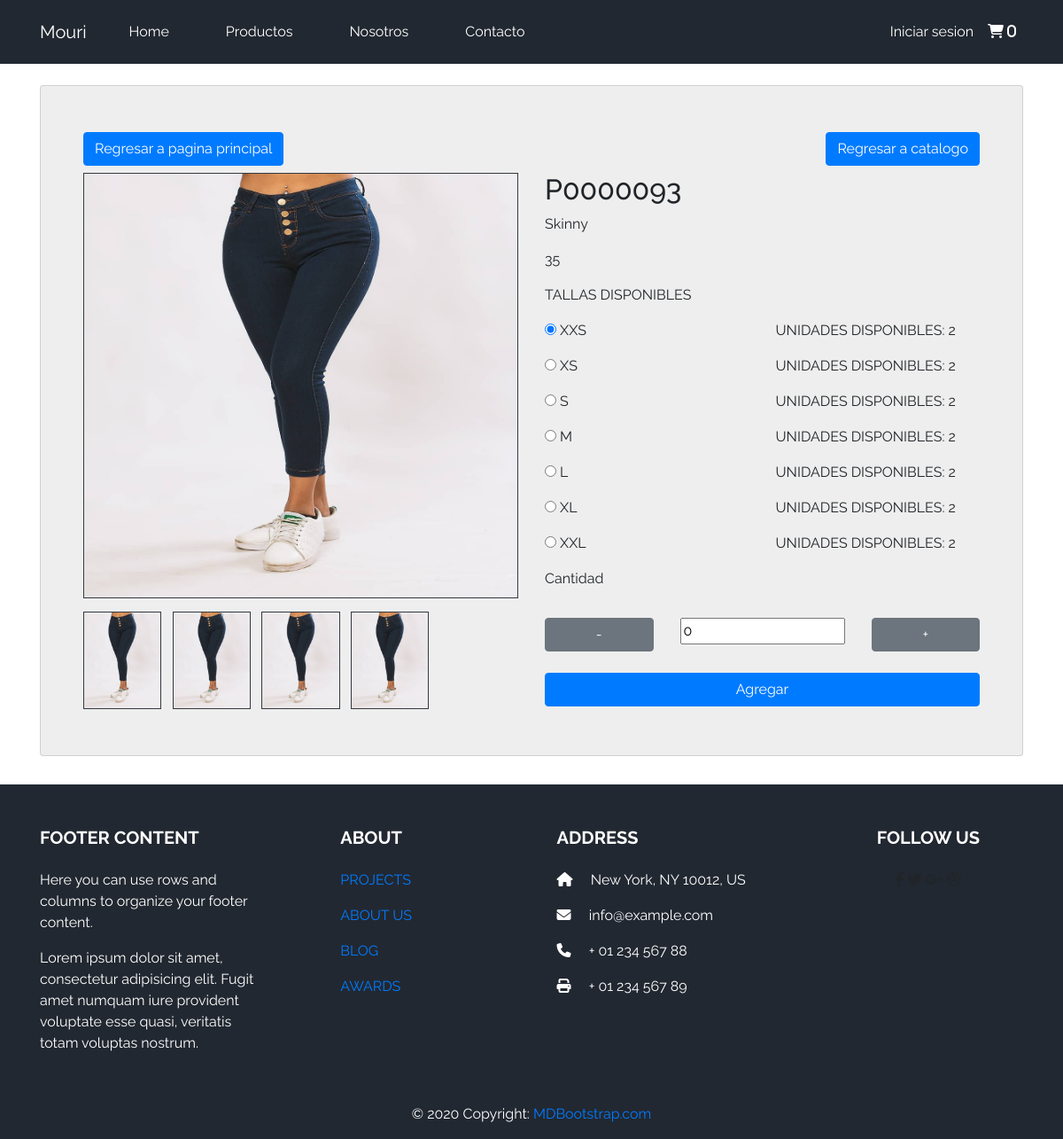
The page /?c=main&a=productDetail&id=P0000093 on the database its author committed.
### tables this page shows
CREATE TABLE `products` (
  `PRODUCT_ID` varchar(250) NOT NULL,
  `PRODUCT_CATEGORY_ID` int(11) NOT NULL,
  `COLOR_ID` int(11) NOT NULL,
  `PRODUCT_NAME` varchar(250) NOT NULL,
  `PRODUCT_DESCRIPTION` varchar(250) NOT NULL,
  `STOCK_SIZE_XXS` int(11) NOT NULL,
  `STOCK_SIZE_XS` int(11) NOT NULL,
  `STOCK_SIZE_S` int(11) NOT NULL,
  `STOCK_SIZE_M` int(11) NOT NULL,
  `STOCK_SIZE_L` int(11) NOT NULL,
  `STOCK_SIZE_XL` int(11) NOT NULL,
  `STOCK_SIZE_XXL` int(11) NOT NULL,
  `PRODUCT_IMAGE_1` varchar(200) NOT NULL,
  `PRODUCT_IMAGE_2` varchar(200) NOT NULL,
  `PRODUCT_IMAGE_3` varchar(200) NOT NULL,
  `PRODUCT_IMAGE_4` varchar(200) NOT NULL,
  `PRODUCT_PRICE` int(11) NOT NULL,
  `DT_REGISTRY` datetime NOT NULL DEFAULT current_timestamp(),
  `DT_UPDATE` datetime DEFAULT NULL
);

### model/database.php (called while the page is built)
<?php
class Database
{
    public static function StartUp()
    {
        $host = 'localhost';
        $db = 'proyecto_evo';
        $user = 'root';
        $password = 'root';
        $pdo = new PDO('mysql:host=' . $host . ';dbname=' . $db . ';charset=utf8', $user, $password);
        $pdo->setAttribute(PDO::ATTR_ERRMODE, PDO::ERRMODE_EXCEPTION);
        return $pdo;
    }
}

### model/dao/Product.dao.php (called while the page is built, shortened)
<?php
class ProductDao
{
    private $pdo;
    public function __construct()
    {
        try {
            $this->pdo = Database::StartUp();
        } catch (Exception $e) {
            die($e->getMessage());
        }
    }
    public function getProductDetailById($id)
    {
        try {
            $stm = $this->pdo->prepare("SELECT * FROM products WHERE PRODUCT_ID = ?");
            $stm->execute(array($id));
            return $stm->fetchAll(PDO::FETCH_OBJ);
        } catch (Exception $e) {
            die($e->getMessage());
        }
    }
}

### view/main/productDetailPage.php (the view, shortened to what this page needs)
<div class="content">
    <form id="form" action="?c=Session&a=addToCart" method="post">
        <div class="container">
            <div class="card card_1">
                <div class="row my-1">
                    <div class="col">
                        <a href="?c=main&a=index" class="btn btn-primary float-left">Regresar a pagina principal</a>
                    </div>
                    <div class="col">
                        <a href="?c=main&a=productCatalog" class="btn btn-primary float-right">Regresar a catalogo</a>
                    </div>
                </div>
                <div class="row my-1">
                    <div class="preview col-md-6">
                        <div class="preview-pic tab-content">
                            <div class="tab-pane active" id="pic-1">
                                <img src="assets/productImages/<?php echo $producto[0]->PRODUCT_IMAGE_1 ?>" class="imagen_detalle border border-dark img-fluid" style="height:60vh" alt="Imagen" />
                            </div>
                            <ul class="preview-thumbnail nav nav-tabs">
                                <li class="active"><a data-target="#pic-1" data-toggle="tab"> <img src="assets/productImages/<?php echo $producto[0]->PRODUCT_IMAGE_1 ?>" class="imagen_detalle border border-dark img-fluid" /></a></li>
                                <li><a data-target="#pic-2" data-toggle="tab"> <img src="assets/productImages/<?php echo $producto[0]->PRODUCT_IMAGE_2 ?>" class="imagen_detalle  border border-dark img-fluid" /></a></li>
                                <li><a data-target="#pic-3" data-toggle="tab"> <img src="assets/productImages/<?php echo $producto[0]->PRODUCT_IMAGE_3 ?>" class="imagen_detalle  border border-dark img-fluid" /></a></li>
                                <li><a data-target="#pic-4" data-toggle="tab"> <img src="assets/productImages/<?php echo $producto[0]->PRODUCT_IMAGE_4 ?>" class="imagen_detalle  border border-dark img-fluid" /></a></li>
                            </ul>
                        </div>
                    </div>
                    <div class="col-md-6">
                        <h2><?php echo $producto[0]->PRODUCT_ID ?></h2>
                        <p><?php echo $producto[0]->PRODUCT_NAME ?></p>
                        <p><?php echo $producto[0]->PRODUCT_PRICE ?></p>
                        <p>TALLAS DISPONIBLES</p>
                        <?php
                        if ($producto[0]->STOCK_SIZE_XXS > 0) { ?>
                            <div class="row">
                                <div class="col">
                                    <input type="radio" id="xxs" name="size" value="XXS" checked>
                                    <label for="xxs" data-toggleXXtooltip" data-placement="top" title="<?php echo ($producto[0]->STOCK_SIZE_SSS) ?>">XXS</label><br>
                                </div>
                                <div class="col">
                                    <p><?php echo "UNIDADES DISPONIBLES: " . $producto[0]->STOCK_SIZE_XXS ?></p>
                                </div>
                            </div>
                        <?php
                        }
                        ?>
                        <?php
                        if ($producto[0]->STOCK_SIZE_XS > 0) { ?>
                            <div class="row">
                                <div class="col">
                                    <input type="radio" id="xs" name="size" value="XS">
                                    <label for="xs">XS</label><br>
                                </div>
                                <div class="col">
                                    <p><?php echo "UNIDADES DISPONIBLES: " .  $producto[0]->STOCK_SIZE_XS ?></p>
                                </div>
                            </div>
                        <?php
                        }
                        ?>
                        <?php
                        if ($producto[0]->STOCK_SIZE_S > 0) { ?>
                            <div class="row">
                                <div class="col">
                                    <input type="radio" id="s" name="size" value="S">
                                    <label for="s">S</label><br>
                                </div>
                                <div class="col">
                                    <p><?php echo "UNIDADES DISPONIBLES: " .  $producto[0]->STOCK_SIZE_S ?></p>
                                </div>
                            </div>
                        <?php
                        }
                        ?>
                        <?php
                        if ($producto[0]->STOCK_SIZE_M > 0) { ?>
                            <div class="row">
                                <div class="col">
                                    <input type="radio" id="m" name="size" value="M">
                                    <label for="m">M</label><br>
                                </div>
                                <div class="col">
                                    <p><?php echo "UNIDADES DISPONIBLES: " .  $producto[0]->STOCK_SIZE_M ?></p>
                                </div>
                            </div>
                        <?php
                        }
                        ?>
                        <?php
                        if ($producto[0]->STOCK_SIZE_L > 0) { ?>
                            <div class="row">
                                <div class="col">
                                    <input type="radio" id="l" name="size" value="L">
                                    <label for="l">L</label><br>
                                </div>
                                <div class="col">
                                    <p><?php echo "UNIDADES DISPONIBLES: " .  $producto[0]->STOCK_SIZE_L ?></p>
                                </div>
                            </div>
                        <?php
                        }
                        ?>
                        <?php
                        if ($producto[0]->STOCK_SIZE_XL > 0) { ?>
                            <div class="row">
                                <div class="col">
                                    <input type="radio" id="xl" name="size" value="XL">
                                    <label for="xl">XL</label><br>
                                </div>
                                <div class="col">
                                    <p><?php echo "UNIDADES DISPONIBLES: " .  $producto[0]->STOCK_SIZE_XL ?></p>
                                </div>
                            </div>
                        <?php
                        }
                        ?>
                        <?php
                        if ($producto[0]->STOCK_SIZE_XXL > 0) { ?>
                            <div class="row">
                                <div class="col">
                                    <input type="radio" id="xxl" name="size" value="XXL">
                                    <label for="xxl">XXL</label><br>
                                </div>
                                <div class="col">
                                    <p><?php echo "UNIDADES DISPONIBLES: " .  $producto[0]->STOCK_SIZE_XXL ?></p>
                                </div>
                            </div>
                        <?php
                        }
                        ?>
                        <label for="">Cantidad</label>
                        <div class="row text-center my-4">
                            <div class="col">
                                <button type="button" class="btn btn-secondary btn-block" onclick="dec('quantity')">-</button>
                            </div>
                            <div class="col">
                                <input name="quantity" type="text form-control" readonly value="0">
                            </div>
                            <div class="col">
                                <button type="button" class="btn btn-secondary btn-block" onclick="inc('quantity')">+</button>
                            </div>
                        </div>
                        <button type="submit" class="btn btn-primary btn-block">Agregar</button>
                    </div>
                </div>
            </div>
        </div>
    </form>
</div>

### assets/css/main.css (style rules this page uses)
:root { --main-bg-color: #222831; --main-light-bg-color: #393e46; --secondary-bg-color: #29a19c; --secondary-light-bg-color: #a3f7bf; }
.content { margin: 6em 0 2em 0; min-height: calc(100vh - 20vh); }
li { list-style: none; }
body { font-family: 'Raleway', sans-serif!important; overflow-x: hidden; }
img { max-width: 100%; }
.preview { display: -webkit-box; display: -webkit-flex; display: -ms-flexbox; display: flex; -webkit-box-orient: vertical; -webkit-box-direction: normal; -webkit-flex-direction: column; -ms-flex-direction: column; flex-direction: column; }
.preview-pic { -webkit-box-flex: 1; -webkit-flex-grow: 1; -ms-flex-positive: 1; flex-grow: 1; }
.preview-thumbnail.nav-tabs { border: none; margin-top: 15px; }
.preview-thumbnail.nav-tabs li { width: 18%; margin-right: 2.5%; }
.preview-thumbnail.nav-tabs li img { max-width: 100%; display: block; }
.preview-thumbnail.nav-tabs li a { padding: 0; margin: 0; }
.preview-thumbnail.nav-tabs li:last-of-type { margin-right: 0; }
.tab-content { overflow: hidden; }
.tab-content img { width: 100%; -webkit-animation-name: opacity; animation-name: opacity; -webkit-animation-duration: .3s; animation-duration: .3s; }
.card_1 { margin-top: 50px; background: #eee; padding: 3em; line-height: 1.5em; }
:root { --input-padding-x: 1.5rem; --input-padding-y: .75rem; }

### rows shown on the page
products: PRODUCT_IMAGE_1 (picture), PRODUCT_IMAGE_2 (picture), PRODUCT_IMAGE_3 (picture), PRODUCT_IMAGE_4 (picture), PRODUCT_ID "P0000093", PRODUCT_NAME "Skinny", PRODUCT_PRICE "35", STOCK_SIZE_XXS "2", STOCK_SIZE_XS "2", STOCK_SIZE_S "2", STOCK_SIZE_M "2", STOCK_SIZE_L "2", STOCK_SIZE_XL "2", STOCK_SIZE_XXL "2"
